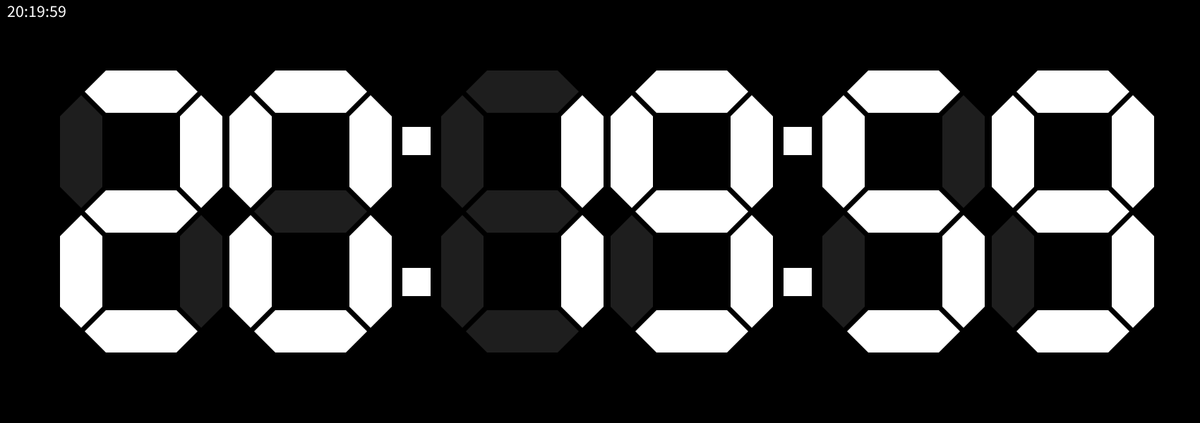
Frame 1 (no input)
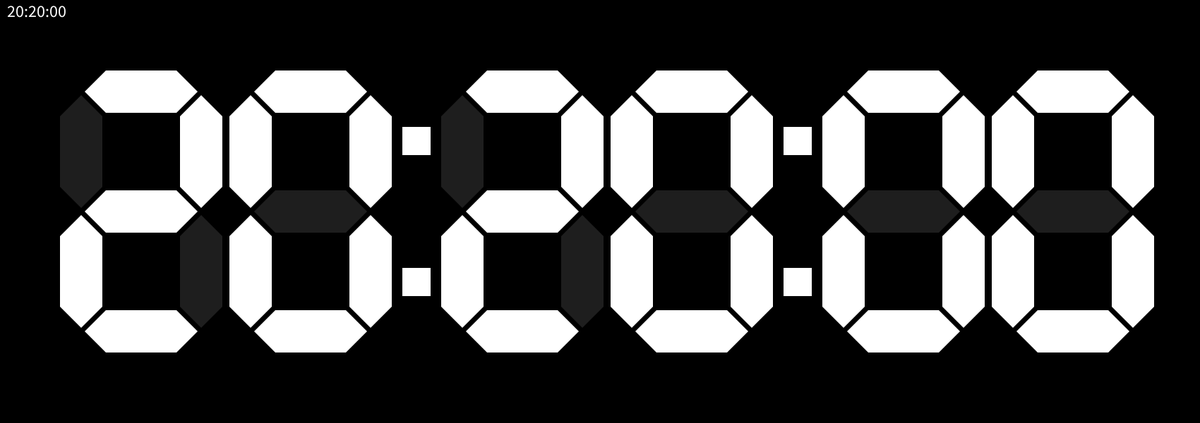
Frame 60 (the mouse pressed at the canvas centre just before this capture)
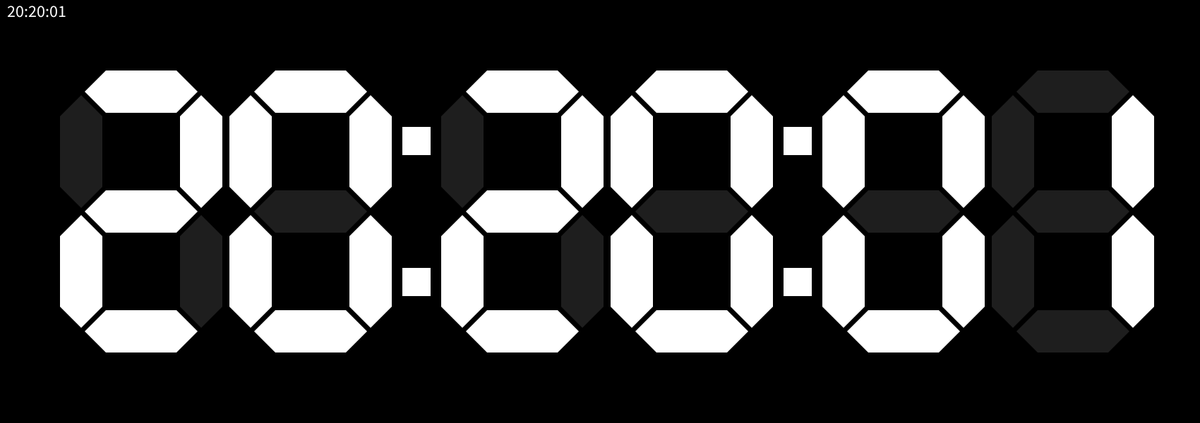
Frame 120 (the mouse held since frame 60 and released just before this capture)

The Processing sketch that drew these frames (run headless with seeded random() and noise(); from frame 60 on, the mouse is pressed at the canvas centre):

// Processing sketch: digitalClockArrayVer
// ── digitalClockArrayVer.pde
// basic dimension
int NUM_WIDTH  = 240; // width of number
int NUM_HEIGHT = 400; // height of number
int NUM_SEP    =  60; // dist between hour, minutes, and seconds 

// position of each numeric
int POS_BASE_X    =  80;
int POS_HOUR_10_X = POS_BASE_X;
int POS_HOUR_01_X = POS_HOUR_10_X + NUM_WIDTH;
int POS_MIN_10_X  = POS_HOUR_01_X + NUM_WIDTH + NUM_SEP;
int POS_MIN_01_X  = POS_MIN_10_X  + NUM_WIDTH;
int POS_SEC_10_X  = POS_MIN_01_X  + NUM_WIDTH + NUM_SEP;
int POS_SEC_01_X  = POS_SEC_10_X  + NUM_WIDTH;
int POS_Y = 100;

// digits
final int SEG_H = 0;
final int SEG_V = 1;
int[][] segmentPos = {
  {SEG_H,  40,   0}, 
  {SEG_H,  40, 170},
  {SEG_H,  40, 340},
  {SEG_V,   5,  35},
  {SEG_V, 175,  35},
  {SEG_V,   5, 205},
  {SEG_V, 175, 205}
};

// colors
color onColor  = color(255, 255, 255);
color offColor = color( 30,  30,  30);
color[][] segmentColor = {
  { onColor, offColor,  onColor,  onColor,  onColor,  onColor,  onColor}, // 0
  {offColor, offColor, offColor, offColor,  onColor, offColor,  onColor}, // 1
  { onColor,  onColor,  onColor, offColor,  onColor,  onColor, offColor}, // 2
  { onColor,  onColor,  onColor, offColor,  onColor, offColor,  onColor}, // 3
  {offColor,  onColor, offColor,  onColor,  onColor, offColor,  onColor}, // 4
  { onColor,  onColor,  onColor,  onColor, offColor, offColor,  onColor}, // 5
  { onColor,  onColor,  onColor,  onColor, offColor,  onColor,  onColor}, // 6
  { onColor, offColor, offColor, offColor,  onColor, offColor,  onColor}, // 7
  { onColor,  onColor,  onColor,  onColor,  onColor,  onColor,  onColor}, // 8
  { onColor,  onColor,  onColor,  onColor,  onColor, offColor,  onColor}  // 9
};

void setup() {
  size(1700, 600);
}

void draw() {
  background(0);
  int h = hour();
  int m = minute();
  int s = second();
  drawTimeText(h, m, s);
  drawTwoDigits(h, POS_HOUR_10_X, POS_HOUR_01_X, POS_Y);
  drawTwoDigits(m, POS_MIN_10_X , POS_MIN_01_X , POS_Y);
  drawTwoDigits(s, POS_SEC_10_X , POS_SEC_01_X , POS_Y);
  drawDots();
}

void drawTimeText(int h, int m, int s) {
  String timeStr = nf(h,2) + ":" + nf(m,2) + ":" + nf(s,2);
  noStroke();
  fill(onColor);
  textAlign(LEFT);
  textSize(24);
  text(timeStr, 10, 24); 
}

void drawTwoDigits(int num, int posHiX, int posLoX, int posY) {
  int hi = int(num / 10);
  int lo = int(num % 10);
  drawDigit(hi, posHiX, posY);
  drawDigit(lo, posLoX, posY);
}

void drawDots() {
  float posX1 = POS_MIN_10_X - NUM_SEP / 2;
  float posX2 = POS_SEC_10_X - NUM_SEP / 2;
  float posY1 = POS_Y              + 1 * NUM_HEIGHT / 4;
  float posY2 = POS_Y + NUM_HEIGHT - 1 * NUM_HEIGHT / 4;
  noStroke();
  fill(onColor);
  rectMode(CENTER);  
  rect(posX1, posY1, 40, 40);
  rect(posX1, posY2, 40, 40);
  rect(posX2, posY1, 40, 40);
  rect(posX2, posY2, 40, 40);
}

void drawDigit(int num, int posX, int posY) {
  for( int i = 0 ; i < segmentPos.length ; i++ ) {
    noStroke();
    fill(segmentColor[num][i]);
    if( segmentPos[i][0] == SEG_H ) {
      drawSegmentH(posX + segmentPos[i][1], posY + segmentPos[i][2]);
    } else {
      drawSegmentV(posX + segmentPos[i][1], posY + segmentPos[i][2]);
    }
  }
}

void drawSegmentH(int x, int y) {
  beginShape();
  vertex(x +   0, y + 30);
  vertex(x +  30, y +  0);
  vertex(x + 130, y +  0);
  vertex(x + 160, y + 30);
  vertex(x + 130, y + 60);
  vertex(x +  30, y + 60);
  endShape(CLOSE);
}

void drawSegmentV(int x, int y) {
  beginShape();
  vertex(x + 30, y +   0);
  vertex(x + 60, y +  30);
  vertex(x + 60, y + 130);
  vertex(x + 30, y + 160);
  vertex(x +  0, y + 130);
  vertex(x +  0, y +  30);
  endShape(CLOSE);
}
